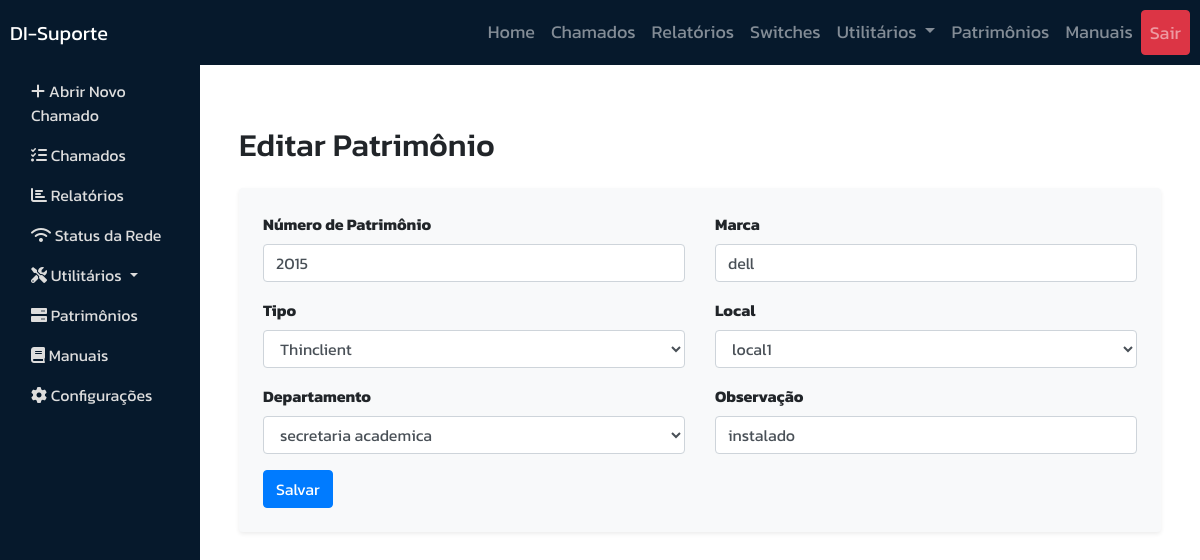
/patrimonios/editar/3/ (signed in), run on the app's committed database.
### patrimonios/models.py (models this page shows, shortened)
class Patrimonio(models.Model):
    TIPO_CHOICES = [
        ('CAMERA', 'Camera'),
        ('COMPUTADOR', 'Computador'),
        ('HEADSET', 'Headset'),
        ('IMPRESSORA', 'Impressora'),
        ('MONITOR', 'Monitor'),
        ('NOBREAK', 'Nobreak'),
        ('OUTROS', 'Outros'),
        ('RACK', 'Rack'),
        ('SWITCH', 'Switch'),
        ('TELEFONE', 'Telefone'),
        ('THINCLIENT', 'Thinclient'),
        ('WEBCAM', 'Webcam'),
        ('WIFI', 'Wifi')
    ]
    numero_patrimonio = models.CharField(max_length=50, unique=True)
    marca = models.CharField(max_length=50)
    tipo = models.CharField(max_length=20, choices=TIPO_CHOICES)
    local = models.ForeignKey(Local, on_delete=models.CASCADE)
    departamento = models.ForeignKey(Departamento, on_delete=models.CASCADE)
    obs = models.CharField(max_length=50, blank=True)
    memoria_ram = models.CharField(max_length=50, null=True, blank=True)
    hd = models.CharField(max_length=50, null=True, blank=True)
    processador = models.CharField(max_length=100, null=True, blank=True)
    placa_video = models.CharField(max_length=100, null=True, blank=True)
    tem_headset = models.BooleanField(default=False, verbose_name="Possui Headset?")
    tem_webcam = models.BooleanField(default=False, verbose_name="Possui Webcam?")

### patrimonios/views.py (the view)
# urls.py: path('editar/<int:patrimonio_id>/', editar_patrimonio, name='editar_patrimonio'),
@login_required
def editar_patrimonio(request, patrimonio_id):
    patrimonio = get_object_or_404(Patrimonio, id=patrimonio_id)
    if request.method == 'POST':
        form = PatrimonioForm(request.POST, instance=patrimonio)
        if form.is_valid():
            form.save()
            return redirect('patrimonios')
    else:
        form = PatrimonioForm(instance=patrimonio)
    return render(request, 'patrimonios/editar_patrimonio.html', {'form': form, 'patrimonio': patrimonio})

### patrimonios/forms.py
class PatrimonioForm(forms.ModelForm):
    class Meta:
        model = Patrimonio
        fields = ['numero_patrimonio', 'marca', 'tipo', 'local', 'departamento', 'obs',
                  'memoria_ram', 'hd', 'processador', 'placa_video', 'tem_headset', 'tem_webcam']
        widgets = {
            'tem_headset': forms.CheckboxInput(attrs={'class': 'form-check-input'}),
            'tem_webcam': forms.CheckboxInput(attrs={'class': 'form-check-input'}),
        }

### chamados/models.py (called while the page is built)
    def __str__(self):
        return self.nome

    def __str__(self):
        return self.nome

### patrimonios/templates/patrimonios/editar_patrimonio.html (shortened to what this page needs)
﻿{% extends 'base.html' %}
{% load widget_tweaks %}
{% block content %}
<div class="container mt-5">
    <h2 class="mb-4">Editar Patrimônio</h2>
    <form method="post" class="needs-validation bg-light p-4 rounded shadow-sm" novalidate>
        <div class="row mb-3">
            <div class="col-md-6">
                <label for="id_numero_patrimonio" class="form-label">Número de Patrimônio</label>
                {{ form.numero_patrimonio|add_class:"form-control" }}
            </div>
            <div class="col-md-6">
                <label for="id_marca" class="form-label">Marca</label>
                {{ form.marca|add_class:"form-control" }}
            </div>
        </div>
        <div class="row mb-3">
            <div class="col-md-6">
                <label for="id_tipo" class="form-label">Tipo</label>
                {{ form.tipo|add_class:"form-control form-select-lg" }}
            </div>
            <div class="col-md-6">
                <label for="id_local" class="form-label">Local</label>
                {{ form.local|add_class:"form-control form-select-lg" }}
            </div>
        </div>
        <div class="row mb-3">
            <div class="col-md-6">
                <label for="id_departamento" class="form-label">Departamento</label>
                {{ form.departamento|add_class:"form-control form-select-lg" }}
            </div>
            <div class="col-md-6">
                <label for="id_obs" class="form-label">Observação</label>
                {{ form.obs|add_class:"form-control" }}
            </div>
        </div>
        <button type="submit" class="btn btn-primary">Salvar</button>
    </form>
</div>
{% endblock %}

### static/css/chamados.css (style rules this page uses)
.form-control { border: 1px solid #ced4da; border-radius: 0.25rem; padding: 0.375rem 0.75rem; }
.btn-primary { background-color: #007bff; border-color: #007bff; }

### data on the page
Patrimonio: numero_patrimonio "2015", marca "dell", tipo "Thinclient", local "local1", departamento "secretaria academica", obs "instalado"
